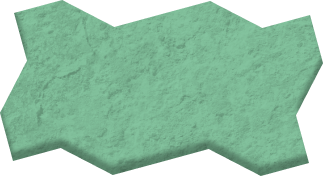
#> input picture assets/images/horizontal.png, 323 x 176 px
$ python make-halloween-lying.py
#> lines starting #> are read from the running program, lines starting #| are printed output that depends on the picture; after the words box and inside, x2 and y2 are one past the last pixel; in counts of white or black regions, pixels touching at a corner belong together
"""Builds the lying (2x1) pictures of the Halloween two-cell pavers, shaded like the everyday ones.

The everyday horizontal paver is the upright one turned a quarter clockwise with its edges re-shaded:
the stone's side shows along the bottom instead of the left. So the ratio between horizontal.png and the
turned vertical.png is exactly that change of light. Each Halloween upright (drawn on the same outline)
is turned the same way and multiplied by the ratio, so a lying Halloween paver casts its edge where the
everyday ones do. Inside the face the ratio is 1, so the artwork itself is untouched.

Run: python scripts/make-halloween-lying.py
Writes assets/images/halloween/<name>-lying.png for every two-cell picture.
"""
from pathlib import Path
import numpy as np
from PIL import Image

ROOT = Path(__file__).resolve().parent.parent
IMAGES = ROOT / 'assets' / 'images'
HALLOWEEN = IMAGES / 'halloween'
UPRIGHT = ['stone', 'ghost-domino', 'purple', 'orange', 'mummy']


def load(path: Path) -> np.ndarray:
    return np.asarray(Image.open(path).convert('RGBA'), dtype=np.float64)


def luminance(rgba: np.ndarray) -> np.ndarray:
    return rgba[..., :3] @ np.array([0.299, 0.587, 0.114])


def main():
    lying = load(IMAGES / 'horizontal.png')
    turned = np.rot90(load(IMAGES / 'vertical.png'), -1)  # a quarter clockwise, as the game turns pictures
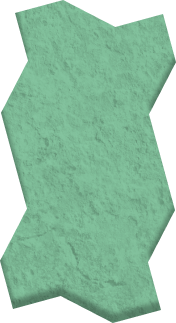
#> input picture assets/images/vertical.png, 176 x 323 px
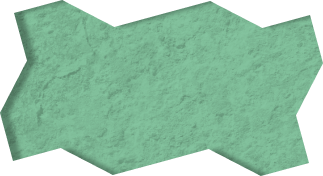
#> turned: shape (176, 323, 4) float64; mean R, G, B, A 93.9, 139.9, 113.1, 196.6; transparent parts drawn white
    solid = (lying[..., 3] > 8) & (turned[..., 3] > 8)
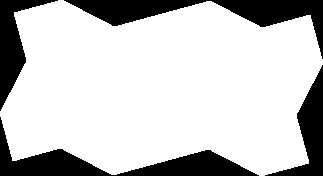
#> solid: shape (176, 323) bool; 77.9% white; 4 black regions, box (x1, y1, x2, y2) and area: (64, 0, 323, 59) 4177, (0, 117, 259, 176) 4177, (0, 0, 58, 111) 2099, (265, 65, 323, 176) 2099
    light = np.ones(lying.shape[:2])
    light[solid] = luminance(lying)[solid] / np.maximum(luminance(turned)[solid], 1)
#> in luminance, `return rgba[..., :3] @ np.array([0.299, 0.587, 0.114])`:
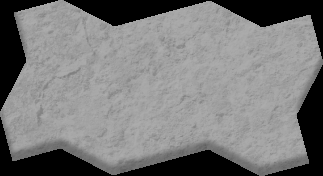
#> returned value: shape (176, 323) float64; min 0, max 173.2, mean 122.3
#> in luminance (call 2), `return rgba[..., :3] @ np.array([0.299, 0.587, 0.114])`:
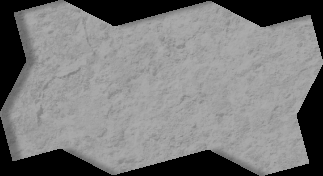
#> returned value: shape (176, 323) float64; min 0, max 173.2, mean 123.1
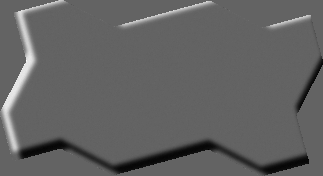
#> light: shape (176, 323) float64; min 0.677, max 1.51, mean 0.998; drawn with min black and max white
    light = np.clip(light, 0.25, 1.6)
    for name in UPRIGHT:
        art = np.rot90(load(HALLOWEEN / f'{name}.png'), -1).copy()
        art[..., :3] = np.clip(art[..., :3] * light[..., None], 0, 255)
        Image.fromarray(art.round().astype(np.uint8), 'RGBA').save(HALLOWEEN / f'{name}-lying.png')
        print(name, art.shape[1], 'x', art.shape[0])


if __name__ == '__main__':
#> (the run stopped early here; a loop or call above may not have finished)
